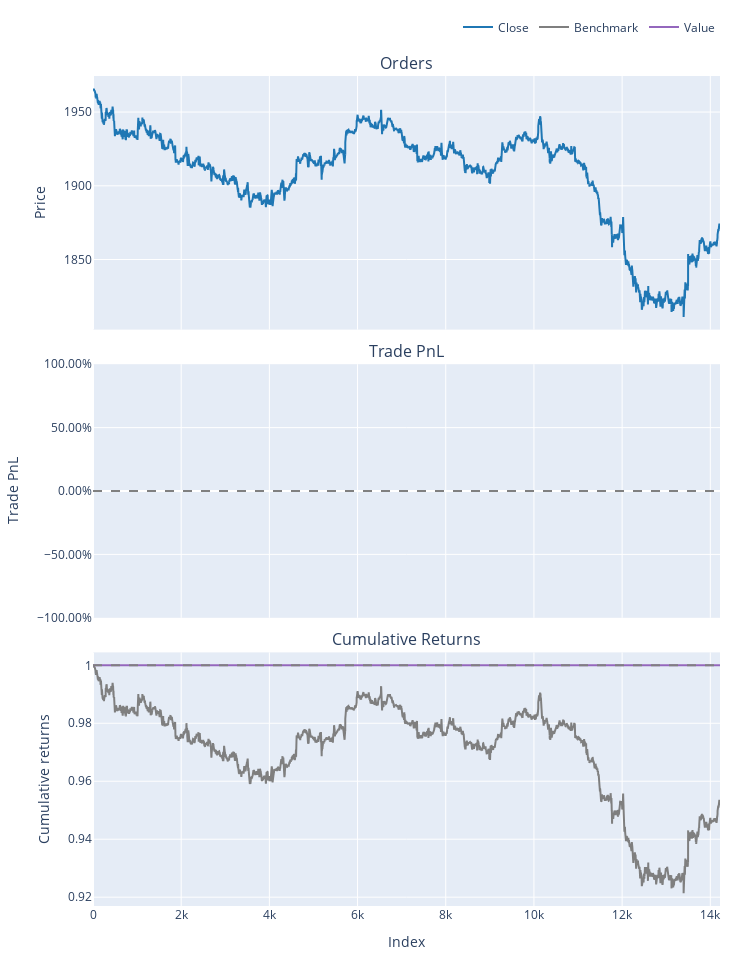

The notebook cell this image was saved under:
### Code cell
# Settings 
symbol = 'XAUUSD'
timeframe = mt5.TIMEFRAME_M5
start_date = datetime(2023, 8, 1)
end_date = datetime.now()

# Function 
def GetMTData():
    mt5.initialize()
    bars = pd.DataFrame(mt5.copy_rates_range(symbol, timeframe, start_date, end_date))
    bars['time'] = pd.to_datetime(bars['time'], unit='s')
    return bars

xauusd = GetMTData()
# xauusd.tail()


# Plotting the figue
def PlotCloseData(data):
    plt.figure(figsize = (10,4))
    plt.plot(data.close)
    #plt.grid(False)
    plt.title('Trading Pair')
    plt.tight_layout()
   
# PlotCloseData(xauusd)

MAF = talib.MA(xauusd.close, timeperiod=20, matype=0)
MAS = talib.MA(xauusd.close, timeperiod=50, matype=0)

BuySignal = (MAF >= MAS)  
SellSignal = (MAS <= MAF)  

buys = BuySignal  
sells = SellSignal  

pf = vbt.Portfolio.from_signals(xauusd.close,entries= buys, exits= sells, size=300)
print(pf.stats())
pf.plot().show()


PlotCloseData(xauusd)

### Figure 1 — Plotly figure (JSON) as saved in the notebook; plotly's stock layout.template omitted (floating-point values rounded to 4 significant figures; data arrays with more than 128 entries replaced by an {"elided": "..."} marker saying what was removed)
{"data": [{"legendgroup": "0", "line": {"color": "#1f77b4"}, "name": "Close", "showlegend": true, "type": "scatter", "uid": "85499b1f-7fcc-4626-9197-989d7d85e891", "x": {"elided": "14221 int values"}, "xaxis": "x", "y": {"elided": "14221 float values"}, "yaxis": "y"}, {"legendgroup": "1", "line": {"color": "#7f7f7f"}, "name": "Benchmark", "showlegend": true, "type": "scatter", "uid": "6df0bffe-7728-4ca5-9f54-ff8d094fd627", "x": {"elided": "14221 int values"}, "xaxis": "x3", "y": {"elided": "14221 float values"}, "yaxis": "y3"}, {"legendgroup": "2", "line": {"color": "#9467bd"}, "name": "Value", "showlegend": true, "type": "scatter", "uid": "cf24cad8-a647-48c8-9538-e9c13e603646", "x": {"elided": "14221 int values"}, "xaxis": "x3", "y": {"elided": "14221 int values"}, "yaxis": "y3"}, {"hoverinfo": "skip", "legendgroup": "3", "line": {"color": "rgba(0, 0, 0, 0)", "width": 0}, "opacity": 0, "showlegend": false, "type": "scatter", "uid": "4734911d-64b9-482d-b542-6bd828823c3f", "x": {"elided": "14221 int values"}, "xaxis": "x3", "y": {"elided": "14221 int values"}, "yaxis": "y3"}], "layout": {"annotations": [{"font": {"size": 16}, "showarrow": false, "text": "Orders", "x": 0.5, "xanchor": "center", "xref": "paper", "y": 1, "yanchor": "bottom", "yref": "paper"}, {"font": {"size": 16}, "showarrow": false, "text": "Trade PnL", "x": 0.5, "xanchor": "center", "xref": "paper", "y": 0.6528, "yanchor": "bottom", "yref": "paper"}, {"font": {"size": 16}, "showarrow": false, "text": "Cumulative Returns", "x": 0.5, "xanchor": "center", "xref": "paper", "y": 0.3056, "yanchor": "bottom", "yref": "paper"}], "height": 960, "legend": {"orientation": "h", "traceorder": "normal", "x": 1, "xanchor": "right", "y": 1.042, "yanchor": "bottom"}, "margin": {"b": 30, "l": 30, "r": 30, "t": 30}, "shapes": [{"line": {"color": "gray", "dash": "dash"}, "type": "line", "x0": 0, "x1": 1, "xref": "paper", "y0": 0, "y1": 0, "yref": "y2"}, {"line": {"color": "gray", "dash": "dash"}, "type": "line", "x0": 0, "x1": 1, "xref": "paper", "y0": 1, "y1": 1, "yref": "y3"}], "showlegend": true, "width": 750, "xaxis": {"anchor": "y", "domain": [0, 1], "matches": "x3", "showticklabels": false}, "xaxis2": {"anchor": "y2", "domain": [0, 1], "matches": "x3", "showticklabels": false}, "xaxis3": {"anchor": "y3", "domain": [0, 1], "title": {"text": "Index"}}, "yaxis": {"anchor": "x", "domain": [0.6944, 1], "title": {"text": "Price"}}, "yaxis2": {"anchor": "x2", "domain": [0.3472, 0.6528], "tickformat": ".2%", "title": {"text": "Trade PnL"}}, "yaxis3": {"anchor": "x3", "domain": [0, 0.3056], "title": {"text": "Cumulative returns"}}}}
